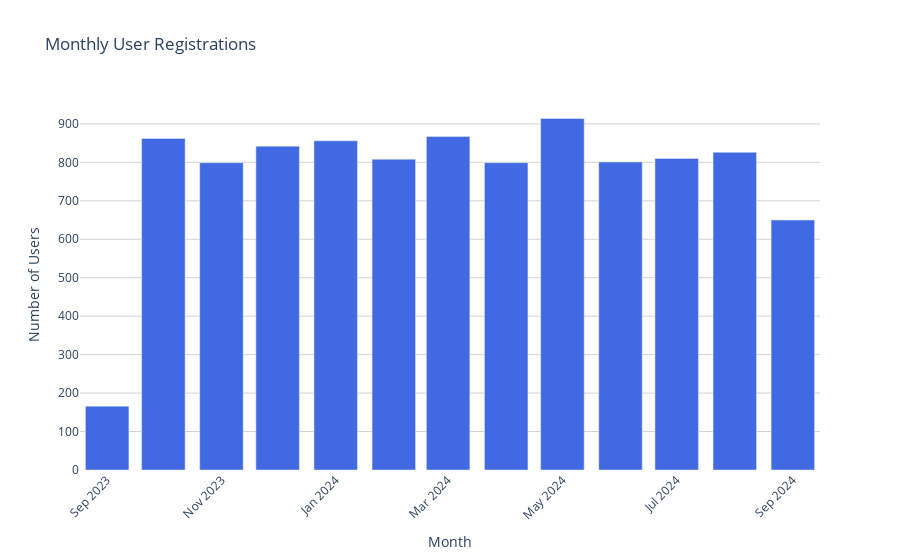

Here is the notebook cell this chart was saved with:
### Markdown cell above
<h2 style="color: red;">Warning! Running the cell below will execute the (arbitrary) python code generated by the LLM Crew. Make sure you've cheked the code before running.</h2>

### Code cell
exec(python_output_code)

### Figure 1 — Plotly figure (JSON) as saved in the notebook; plotly's stock layout.template omitted (floating-point values rounded to 4 significant figures)
{"data": [{"marker": {"color": "royalblue"}, "type": "bar", "x": ["2023-09", "2023-10", "2023-11", "2023-12", "2024-01", "2024-02", "2024-03", "2024-04", "2024-05", "2024-06", "2024-07", "2024-08", "2024-09"], "y": [166, 862, 799, 842, 856, 808, 867, 799, 914, 801, 810, 826, 650]}], "layout": {"plot_bgcolor": "white", "title": {"text": "Monthly User Registrations"}, "xaxis": {"tickangle": -45, "title": {"text": "Month"}}, "yaxis": {"gridcolor": "lightgrey", "title": {"text": "Number of Users"}}}}
